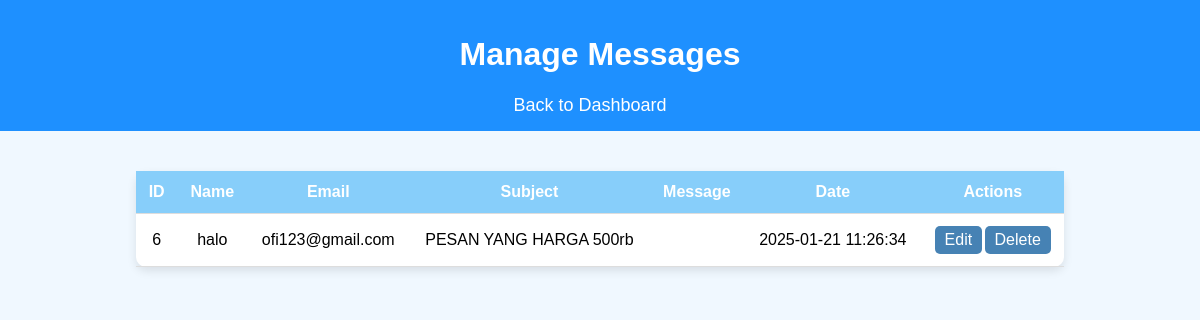
Page /manage_messages.php (signed in) on the committed database.
### tables this page shows
CREATE TABLE `messages` (
  `id` int(11) NOT NULL,
  `name` varchar(100) NOT NULL,
  `email` varchar(150) NOT NULL,
  `subject` varchar(200) DEFAULT NULL,
  `message` text NOT NULL,
  `created_at` timestamp NOT NULL DEFAULT current_timestamp()
);

### manage_messages.php (the view, shortened to what this page needs)
<?php
$conn = new mysqli('localhost', 'root', '', 'user_login');
$sql_messages = "SELECT * FROM messages ORDER BY id DESC";
$result_messages = $conn->query($sql_messages);
?>
<!DOCTYPE html>
<html lang="en">
<head>
</head>
<body>
    <header>
        <h1>Manage Messages</h1>
        <nav>
            <a href="admindashboard.php">Back to Dashboard</a>
        </nav>
    </header>
    <div class="container">
        <table class="message-table">
            <thead>
                <tr>
                    <th>ID</th>
                    <th>Name</th>
                    <th>Email</th>
                    <th>Subject</th>
                    <th>Message</th>
                    <th>Date</th>
                    <th>Actions</th>
                </tr>
            </thead>
            <tbody>
                <?php if ($result_messages->num_rows > 0): ?>
                    <?php while ($row = $result_messages->fetch_assoc()): ?>
                        <tr>
                            <td><?php echo $row['id']; ?></td>
                            <td><?php echo $row['name']; ?></td>
                            <td><?php echo $row['email']; ?></td>
                            <td><?php echo $row['subject']; ?></td>
                            <td><?php echo $row['message']; ?></td>
                            <td><?php echo $row['created_at']; ?></td>
                            <td class="manage-buttons">
                                <a href="edit_message.php?id=<?php echo $row['id']; ?>">Edit</a>
                                <a href="delete_message.php?id=<?php echo $row['id']; ?>" onclick="return confirm('Are you sure you want to delete this message?')">Delete</a>
                            </td>
                        </tr>
                    <?php endwhile; ?>
                <?php else: ?>
                    <tr>
                        <td colspan="7">No messages available.</td>
                    </tr>
                <?php endif; ?>
            </tbody>
        </table>
    </div>
</body>
</html>

### manage_messages.php (style rules this page uses)
body { font-family: Arial, sans-serif; background-color: #f0f8ff; margin: 0; padding: 0; }
header { background-color: #1e90ff; color: white; padding: 15px 0; text-align: center; }
nav a { color: white; font-size: 18px; margin-right: 20px; text-decoration: none; }
.container { display: flex; justify-content: center; align-items: center; flex-direction: column; padding: 20px; }
.message-table { width: 80%; border-collapse: collapse; margin-top: 20px; background-color: white; box-shadow: 0px 4px 10px rgba(0, 0, 0, 0.1); border-radius: 10px; }
.message-table th, .message-table td { padding: 12px; text-align: center; border-bottom: 1px solid #ddd; }
.message-table th { background-color: #87cefa; color: white; }
.manage-buttons { display: flex; justify-content: space-around; }
.manage-buttons a { padding: 5px 10px; background-color: #4682b4; color: white; text-decoration: none; border-radius: 5px; }

### rows in the picture
messages: id "6", name "halo", email "ofi123@gmail.com", subject "PESAN YANG HARGA 500rb", created_at "2025-01-21 11:26:34"
